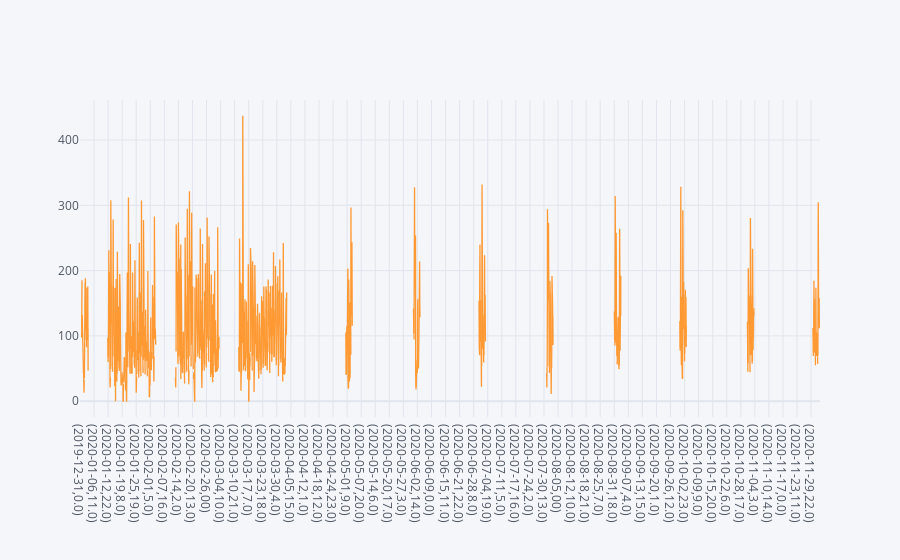

Write notebook code for a chart like this one.
### Code cell
import cufflinks as cf
cf.go_offline()
missing_dates.set_index(['date','hour']).iplot()

### Figure 1 — Plotly figure (JSON) as saved in the notebook; plotly's stock layout.template omitted (floating-point values rounded to 4 significant figures; data arrays with more than 128 entries replaced by an {"elided": "..."} marker saying what was removed)
{"data": [{"line": {"color": "rgba(255, 153, 51, 1.0)", "dash": "solid", "shape": "linear", "width": 1.3}, "mode": "lines", "name": "value", "text": "", "type": "scatter", "x": {"elided": "8475 str values"}, "y": {"elided": "8475 mixed values"}}], "layout": {"legend": {"bgcolor": "#F5F6F9", "font": {"color": "#4D5663"}}, "paper_bgcolor": "#F5F6F9", "plot_bgcolor": "#F5F6F9", "title": {"font": {"color": "#4D5663"}}, "xaxis": {"gridcolor": "#E1E5ED", "showgrid": true, "tickfont": {"color": "#4D5663"}, "title": {"font": {"color": "#4D5663"}, "text": ""}, "zerolinecolor": "#E1E5ED"}, "yaxis": {"gridcolor": "#E1E5ED", "showgrid": true, "tickfont": {"color": "#4D5663"}, "title": {"font": {"color": "#4D5663"}, "text": ""}, "zerolinecolor": "#E1E5ED"}}}
